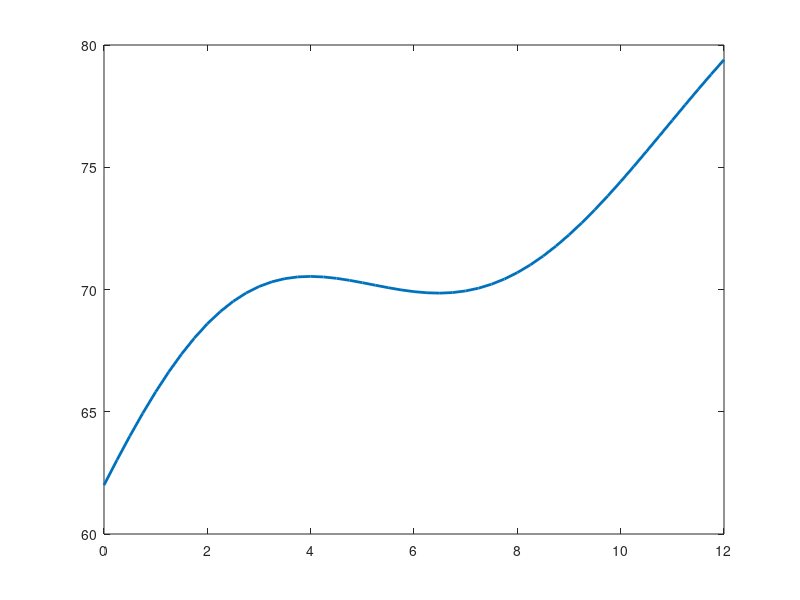

Here is the MATLAB script that generated this plot: (Note: this script raises an error after producing the figure.)
time = 0:0.25:12;
temperature = 62 + 1.4*time + 5*sin(0.55*time).*exp(-0.08*time);

plot(time, temperature, 'LineWidth', 2);
xline(6, '--', 'Control change', 'LineWidth', 1.5);
yline(76, ':r', 'Alarm limit', 'LineWidth', 1.5);
title('Temperature During Test Run');
xlabel('Time (min)');
ylabel('Temperature (C)');
ylim([60 80]);
grid on;
